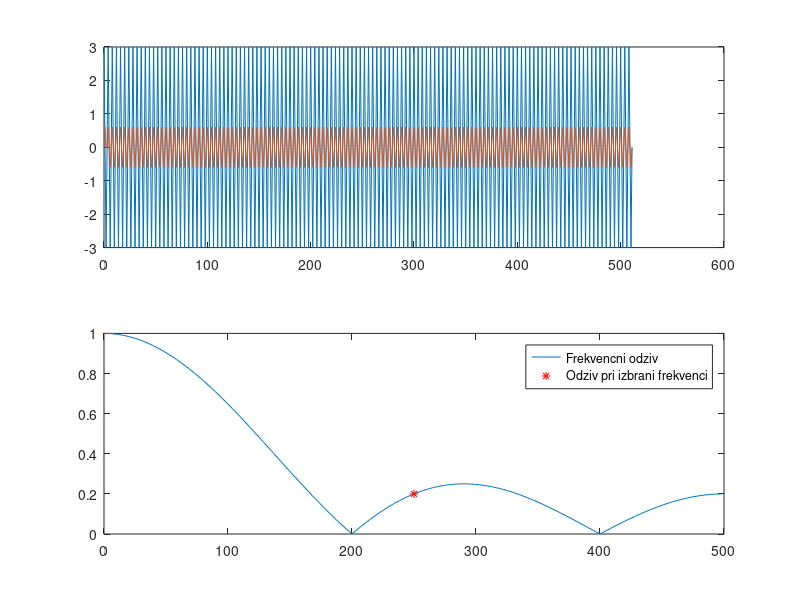

Here is the MATLAB script that generated this plot: (Note: this script raises an error after producing the figure.)
# First task
N = 512;
n = 0:N-1;
A = 3;
f = 250;
fs = 1000;

# Generate signal and pass i through system
x = A * cos (2 * pi * n * f / fs);
h = ones (1, 5) * .2;
y = conv (x, h);

# Plot both signals
subplot (2, 1, 1);
plot (n, [x; y(1:N)]);
# Read out amplitude ratio: 0.6

r = fft ([h zeros(1, N - 5)]);
a = abs (r(1:N/2));
freq = n(1:N/2) * fs / N;
subplot (2, 1, 2);
pos = find (freq >= f, 1);
plot (freq, a, "-", freq(pos), a(pos), "*r");
legend ("Frekvencni odziv", "Odziv pri izbrani frekvenci")
xtitle ("Amplitudni odziv", "freq [Hz]", "Amplitude")
printf ("Amplitudni odziv pri %.0f Hz: %4.2f\n", f, a(pos))
